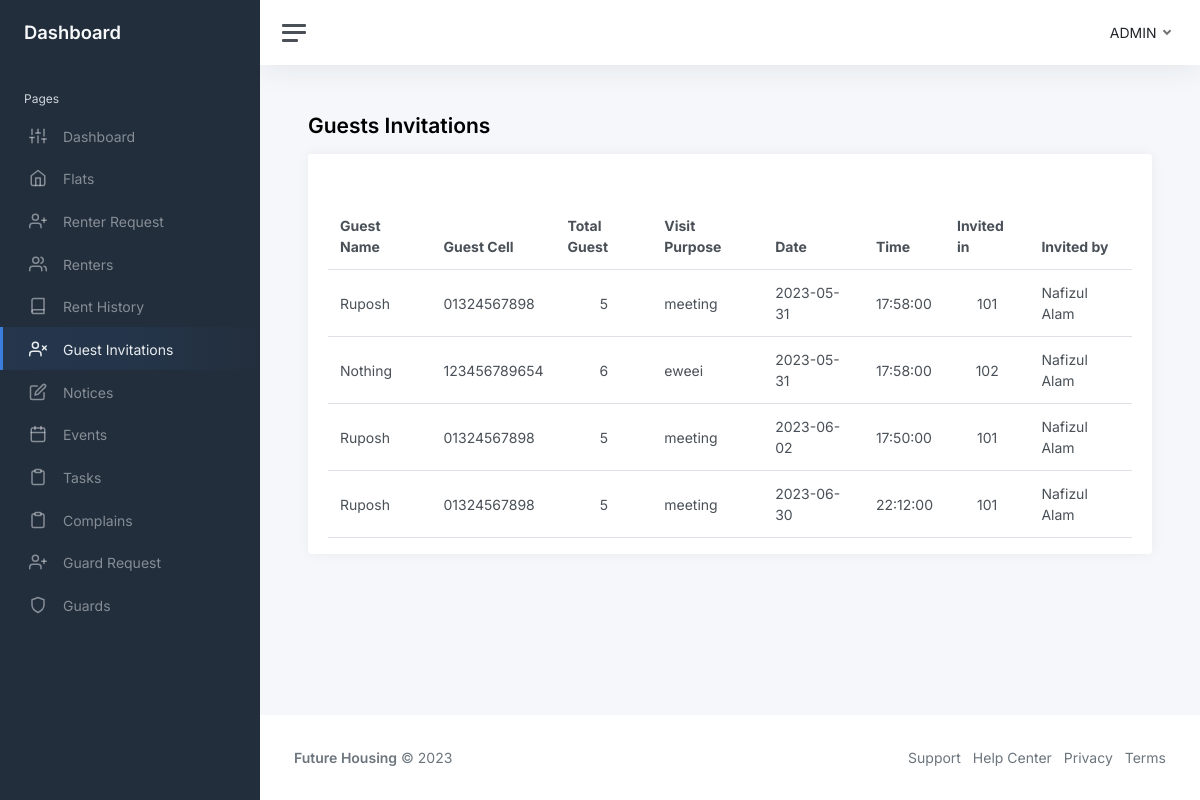
The app's page /php/admin/guests-invitations.php, older data.
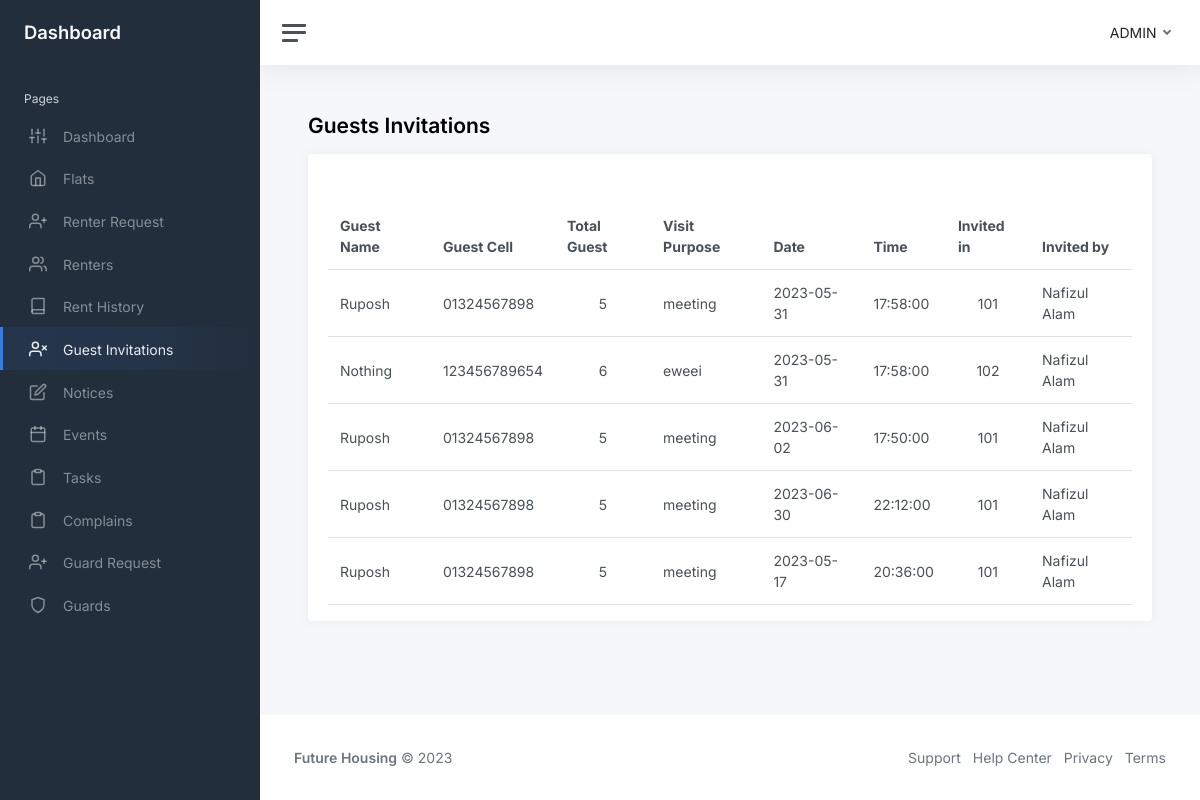
The same page, newer data.
### tables this page shows
CREATE TABLE `guests` (
  `id` int NOT NULL,
  `flat` varchar(256) DEFAULT NULL,
  `host_name` varchar(256) DEFAULT NULL,
  `guest_name` varchar(256) DEFAULT NULL,
  `guest_cell` varchar(256) DEFAULT NULL,
  `total_guest` int DEFAULT NULL,
  `visit_purpose` text,
  `date` date DEFAULT NULL,
  `time` time DEFAULT NULL,
  `pinCode` int NOT NULL,
  `status` tinyint(1) NOT NULL DEFAULT '0'
);

### php/admin/guests-invitations.php (the view, shortened to what this page needs)
<?php
include "../../database.php";
$query = "SELECT * FROM `guests`";
$stmt = $conn->prepare($query);
$result = $stmt->execute();
$guests = $stmt->fetchAll();
?>
<!DOCTYPE html>
<html lang="en">
<head>
    <link href="https://cdn.jsdelivr.net/npm/simple-datatables@7.1.2/dist/style.min.css" rel="stylesheet" />
    <link href="../../styles/app.css" rel="stylesheet">
</head>
<body>
    <div class="wrapper">
        <?php include "components/sidebar.php"?>
        <div class="main">
            <?php include "components/navbar.php"?>
            <main class="content">
                <div class="container-fluid p-0">
                    <h1 class="h3 mb-3"><strong>Guests Invitations</strong></h1>
                    <div class="row">
                        <div class="col-12 d-flex">
                            <div class="card flex-fill w-100">
                                <div class="card-header">
                                </div>
                                <div class="card-body py-3">
                                    <table id="datatablesSimple" class="table table-hover my-0">
                                        <thead>
                                            <tr>
                                                <th>Guest Name</th>
                                                <th class="d-none d-md-table-cell">Guest Cell</th>
                                                <th>Total Guest</th>
                                                <th class="d-none d-md-table-cell">Visit Purpose</th>
                                                <th>Date</th>
                                                <th class="d-none d-md-table-cell">Time</th>
                                                <th>Invited in</th>
                                                <th class="d-none d-md-table-cell">Invited by</th>
                                            </tr>
                                        </thead>
                                        <tbody>
                                            <?php
                                                foreach($guests as $guest):
                                            ?>
                                            <tr>
                                                <td><?=$guest['guest_name']?></td>
                                                <td class="d-none d-md-table-cell"><?=$guest['guest_cell']?></td>
                                                <td class="text-center"><?=$guest['total_guest']?></td>
                                                <td class="d-none d-md-table-cell"><?=$guest['visit_purpose']?></td>
                                                <td><?=$guest['date']?></td>
                                                <td class="d-none d-md-table-cell"><?=$guest['time']?></td>
                                                <td class="text-center"><?=$guest['flat']?></td>
                                                <td class="d-none d-md-table-cell"><?=$guest['host_name']?></td>
                                                <?php
                                                endforeach;
                                            ?>
                                        </tbody>
                                    </table>
                                </div>
                            </div>
                        </div>
                    </div>
                </div>
            </main>
            <footer class="footer">
                <?php include "components/footer.php"?>
            </footer>
        </div>
    </div>
</body>
</html>

Row changes from the older to the newer data that the page shows:
added guests: guest_name "Ruposh", guest_cell "01324567898", total_guest "5", visit_purpose "meeting", date "2023-05-17", time "20:36:00", flat "101", host_name "Nafizul Alam"
